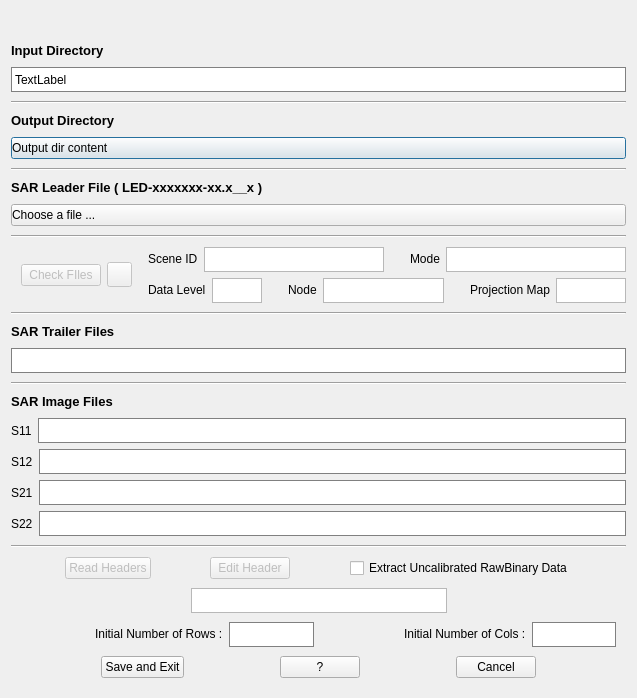
<?xml version="1.0" encoding="UTF-8"?>
<ui version="4.0">
 <class>Dialog</class>
 <widget class="QDialog" name="Dialog">
  <property name="geometry">
   <rect>
    <x>0</x>
    <y>0</y>
    <width>637</width>
    <height>698</height>
   </rect>
  </property>
  <property name="windowTitle">
   <string>Dialog</string>
  </property>
  <layout class="QVBoxLayout" name="verticalLayout">
   <item>
    <layout class="QHBoxLayout" name="horizontalLayout">
     <item>
      <spacer name="horizontalSpacer">
       <property name="orientation">
        <enum>Qt::Horizontal</enum>
       </property>
       <property name="sizeHint" stdset="0">
        <size>
         <width>40</width>
         <height>20</height>
        </size>
       </property>
      </spacer>
     </item>
     <item>
      <widget class="QLabel" name="label">
       <property name="sizePolicy">
        <sizepolicy hsizetype="Preferred" vsizetype="Maximum">
         <horstretch>0</horstretch>
         <verstretch>0</verstretch>
        </sizepolicy>
       </property>
       <property name="text">
        <string/>
       </property>
       <property name="pixmap">
        <pixmap>../Images/ALOS.gif</pixmap>
       </property>
       <property name="scaledContents">
        <bool>false</bool>
       </property>
      </widget>
     </item>
     <item>
      <spacer name="horizontalSpacer_2">
       <property name="orientation">
        <enum>Qt::Horizontal</enum>
       </property>
       <property name="sizeHint" stdset="0">
        <size>
         <width>40</width>
         <height>20</height>
        </size>
       </property>
      </spacer>
     </item>
    </layout>
   </item>
   <item>
    <widget class="QLabel" name="label_2">
     <property name="sizePolicy">
      <sizepolicy hsizetype="Preferred" vsizetype="Maximum">
       <horstretch>0</horstretch>
       <verstretch>0</verstretch>
      </sizepolicy>
     </property>
     <property name="text">
      <string>&lt;html&gt;&lt;head/&gt;&lt;body&gt;&lt;p&gt;&lt;span style=&quot; font-size:10pt; font-weight:600;&quot;&gt;Input Directory&lt;/span&gt;&lt;/p&gt;&lt;/body&gt;&lt;/html&gt;</string>
     </property>
     <property name="textFormat">
      <enum>Qt::RichText</enum>
     </property>
    </widget>
   </item>
   <item>
    <widget class="QLabel" name="label_InputDir">
     <property name="sizePolicy">
      <sizepolicy hsizetype="Expanding" vsizetype="Expanding">
       <horstretch>0</horstretch>
       <verstretch>0</verstretch>
      </sizepolicy>
     </property>
     <property name="minimumSize">
      <size>
       <width>0</width>
       <height>0</height>
      </size>
     </property>
     <property name="maximumSize">
      <size>
       <width>16777215</width>
       <height>25</height>
      </size>
     </property>
     <property name="styleSheet">
      <string notr="true">background: white;border: 1px solid grey</string>
     </property>
     <property name="text">
      <string>TextLabel</string>
     </property>
    </widget>
   </item>
   <item>
    <widget class="Line" name="line">
     <property name="sizePolicy">
      <sizepolicy hsizetype="Minimum" vsizetype="Maximum">
       <horstretch>0</horstretch>
       <verstretch>0</verstretch>
      </sizepolicy>
     </property>
     <property name="orientation">
      <enum>Qt::Horizontal</enum>
     </property>
    </widget>
   </item>
   <item>
    <widget class="QLabel" name="label_3">
     <property name="sizePolicy">
      <sizepolicy hsizetype="Preferred" vsizetype="Maximum">
       <horstretch>0</horstretch>
       <verstretch>0</verstretch>
      </sizepolicy>
     </property>
     <property name="text">
      <string>&lt;html&gt;&lt;head/&gt;&lt;body&gt;&lt;p&gt;&lt;span style=&quot; font-size:10pt; font-weight:600;&quot;&gt;Output Directory&lt;/span&gt;&lt;/p&gt;&lt;/body&gt;&lt;/html&gt;</string>
     </property>
    </widget>
   </item>
   <item>
    <widget class="QPushButton" name="pushButton_OutputDir">
     <property name="styleSheet">
      <string notr="true">Text-align:left</string>
     </property>
     <property name="text">
      <string>Output dir content</string>
     </property>
     <property name="icon">
      <iconset>
       <normaloff>../Images/flaticon/svg/011-folder-1.svg</normaloff>../Images/flaticon/svg/011-folder-1.svg</iconset>
     </property>
    </widget>
   </item>
   <item>
    <widget class="Line" name="line_2">
     <property name="sizePolicy">
      <sizepolicy hsizetype="Minimum" vsizetype="Maximum">
       <horstretch>0</horstretch>
       <verstretch>0</verstretch>
      </sizepolicy>
     </property>
     <property name="orientation">
      <enum>Qt::Horizontal</enum>
     </property>
    </widget>
   </item>
   <item>
    <widget class="QLabel" name="label_4">
     <property name="sizePolicy">
      <sizepolicy hsizetype="Preferred" vsizetype="Maximum">
       <horstretch>0</horstretch>
       <verstretch>0</verstretch>
      </sizepolicy>
     </property>
     <property name="text">
      <string>&lt;html&gt;&lt;head/&gt;&lt;body&gt;&lt;p&gt;&lt;span style=&quot; font-size:10pt; font-weight:600;&quot;&gt;SAR Leader File ( LED-xxxxxxx-xx.x__x )&lt;/span&gt;&lt;/p&gt;&lt;/body&gt;&lt;/html&gt;</string>
     </property>
    </widget>
   </item>
   <item>
    <widget class="QPushButton" name="pushButton_SarLeaderFile">
     <property name="styleSheet">
      <string notr="true">Text-align:left</string>
     </property>
     <property name="text">
      <string>Choose a file ...</string>
     </property>
     <property name="icon">
      <iconset>
       <normaloff>../Images/flaticon/svg/002-folder-2.svg</normaloff>../Images/flaticon/svg/002-folder-2.svg</iconset>
     </property>
    </widget>
   </item>
   <item>
    <widget class="Line" name="line_3">
     <property name="sizePolicy">
      <sizepolicy hsizetype="Minimum" vsizetype="Maximum">
       <horstretch>0</horstretch>
       <verstretch>0</verstretch>
      </sizepolicy>
     </property>
     <property name="orientation">
      <enum>Qt::Horizontal</enum>
     </property>
    </widget>
   </item>
   <item>
    <layout class="QHBoxLayout" name="horizontalLayout_2">
     <property name="sizeConstraint">
      <enum>QLayout::SetDefaultConstraint</enum>
     </property>
     <item>
      <spacer name="horizontalSpacer_7">
       <property name="orientation">
        <enum>Qt::Horizontal</enum>
       </property>
       <property name="sizeType">
        <enum>QSizePolicy::MinimumExpanding</enum>
       </property>
       <property name="sizeHint" stdset="0">
        <size>
         <width>10</width>
         <height>20</height>
        </size>
       </property>
      </spacer>
     </item>
     <item>
      <widget class="QPushButton" name="pushButton_CheckFiles">
       <property name="enabled">
        <bool>false</bool>
       </property>
       <property name="sizePolicy">
        <sizepolicy hsizetype="Minimum" vsizetype="Maximum">
         <horstretch>0</horstretch>
         <verstretch>0</verstretch>
        </sizepolicy>
       </property>
       <property name="maximumSize">
        <size>
         <width>100</width>
         <height>16777215</height>
        </size>
       </property>
       <property name="text">
        <string>Check FIles</string>
       </property>
       <property name="icon">
        <iconset>
         <normaloff>../Images/flaticon/svg/004-play-button-2.svg</normaloff>../Images/flaticon/svg/004-play-button-2.svg</iconset>
       </property>
      </widget>
     </item>
     <item>
      <widget class="QPushButton" name="pushButton_4">
       <property name="enabled">
        <bool>false</bool>
       </property>
       <property name="sizePolicy">
        <sizepolicy hsizetype="Minimum" vsizetype="Maximum">
         <horstretch>0</horstretch>
         <verstretch>0</verstretch>
        </sizepolicy>
       </property>
       <property name="maximumSize">
        <size>
         <width>25</width>
         <height>25</height>
        </size>
       </property>
       <property name="text">
        <string/>
       </property>
       <property name="icon">
        <iconset>
         <normaloff>../Images/google_earth.gif</normaloff>../Images/google_earth.gif</iconset>
       </property>
       <property name="iconSize">
        <size>
         <width>30</width>
         <height>30</height>
        </size>
       </property>
      </widget>
     </item>
     <item>
      <spacer name="horizontalSpacer_6">
       <property name="orientation">
        <enum>Qt::Horizontal</enum>
       </property>
       <property name="sizeType">
        <enum>QSizePolicy::MinimumExpanding</enum>
       </property>
       <property name="sizeHint" stdset="0">
        <size>
         <width>10</width>
         <height>20</height>
        </size>
       </property>
      </spacer>
     </item>
     <item>
      <layout class="QVBoxLayout" name="verticalLayout_2">
       <item>
        <layout class="QHBoxLayout" name="horizontalLayout_3">
         <property name="sizeConstraint">
          <enum>QLayout::SetDefaultConstraint</enum>
         </property>
         <item>
          <widget class="QLabel" name="label_5">
           <property name="sizePolicy">
            <sizepolicy hsizetype="Preferred" vsizetype="Maximum">
             <horstretch>0</horstretch>
             <verstretch>0</verstretch>
            </sizepolicy>
           </property>
           <property name="text">
            <string>Scene ID</string>
           </property>
          </widget>
         </item>
         <item>
          <widget class="QTextEdit" name="textEdit_2">
           <property name="sizePolicy">
            <sizepolicy hsizetype="Expanding" vsizetype="Maximum">
             <horstretch>0</horstretch>
             <verstretch>0</verstretch>
            </sizepolicy>
           </property>
           <property name="maximumSize">
            <size>
             <width>16777215</width>
             <height>25</height>
            </size>
           </property>
          </widget>
         </item>
         <item>
          <spacer name="horizontalSpacer_5">
           <property name="orientation">
            <enum>Qt::Horizontal</enum>
           </property>
           <property name="sizeType">
            <enum>QSizePolicy::MinimumExpanding</enum>
           </property>
           <property name="sizeHint" stdset="0">
            <size>
             <width>20</width>
             <height>20</height>
            </size>
           </property>
          </spacer>
         </item>
         <item>
          <widget class="QLabel" name="label_6">
           <property name="sizePolicy">
            <sizepolicy hsizetype="Preferred" vsizetype="Maximum">
             <horstretch>0</horstretch>
             <verstretch>0</verstretch>
            </sizepolicy>
           </property>
           <property name="text">
            <string>Mode</string>
           </property>
          </widget>
         </item>
         <item>
          <widget class="QTextEdit" name="textEdit_3">
           <property name="sizePolicy">
            <sizepolicy hsizetype="Expanding" vsizetype="Maximum">
             <horstretch>0</horstretch>
             <verstretch>0</verstretch>
            </sizepolicy>
           </property>
           <property name="maximumSize">
            <size>
             <width>16777215</width>
             <height>25</height>
            </size>
           </property>
          </widget>
         </item>
        </layout>
       </item>
       <item>
        <layout class="QHBoxLayout" name="horizontalLayout_4">
         <item>
          <widget class="QLabel" name="label_7">
           <property name="sizePolicy">
            <sizepolicy hsizetype="Preferred" vsizetype="Maximum">
             <horstretch>0</horstretch>
             <verstretch>0</verstretch>
            </sizepolicy>
           </property>
           <property name="text">
            <string>Data Level</string>
           </property>
          </widget>
         </item>
         <item>
          <widget class="QTextEdit" name="textEdit_7">
           <property name="sizePolicy">
            <sizepolicy hsizetype="Expanding" vsizetype="Maximum">
             <horstretch>0</horstretch>
             <verstretch>0</verstretch>
            </sizepolicy>
           </property>
           <property name="maximumSize">
            <size>
             <width>50</width>
             <height>25</height>
            </size>
           </property>
          </widget>
         </item>
         <item>
          <spacer name="horizontalSpacer_4">
           <property name="orientation">
            <enum>Qt::Horizontal</enum>
           </property>
           <property name="sizeType">
            <enum>QSizePolicy::MinimumExpanding</enum>
           </property>
           <property name="sizeHint" stdset="0">
            <size>
             <width>20</width>
             <height>20</height>
            </size>
           </property>
          </spacer>
         </item>
         <item>
          <widget class="QLabel" name="label_8">
           <property name="sizePolicy">
            <sizepolicy hsizetype="Preferred" vsizetype="Maximum">
             <horstretch>0</horstretch>
             <verstretch>0</verstretch>
            </sizepolicy>
           </property>
           <property name="text">
            <string>Node</string>
           </property>
          </widget>
         </item>
         <item>
          <widget class="QTextEdit" name="textEdit_5">
           <property name="sizePolicy">
            <sizepolicy hsizetype="Expanding" vsizetype="Maximum">
             <horstretch>0</horstretch>
             <verstretch>0</verstretch>
            </sizepolicy>
           </property>
           <property name="maximumSize">
            <size>
             <width>16777215</width>
             <height>25</height>
            </size>
           </property>
          </widget>
         </item>
         <item>
          <spacer name="horizontalSpacer_3">
           <property name="orientation">
            <enum>Qt::Horizontal</enum>
           </property>
           <property name="sizeType">
            <enum>QSizePolicy::MinimumExpanding</enum>
           </property>
           <property name="sizeHint" stdset="0">
            <size>
             <width>20</width>
             <height>20</height>
            </size>
           </property>
          </spacer>
         </item>
         <item>
          <widget class="QLabel" name="label_9">
           <property name="sizePolicy">
            <sizepolicy hsizetype="Preferred" vsizetype="Maximum">
             <horstretch>0</horstretch>
             <verstretch>0</verstretch>
            </sizepolicy>
           </property>
           <property name="text">
            <string>Projection Map</string>
           </property>
          </widget>
         </item>
         <item>
          <widget class="QTextEdit" name="textEdit_6">
           <property name="sizePolicy">
            <sizepolicy hsizetype="Expanding" vsizetype="Maximum">
             <horstretch>0</horstretch>
             <verstretch>0</verstretch>
            </sizepolicy>
           </property>
           <property name="maximumSize">
            <size>
             <width>100</width>
             <height>25</height>
            </size>
           </property>
          </widget>
         </item>
        </layout>
       </item>
      </layout>
     </item>
    </layout>
   </item>
   <item>
    <widget class="Line" name="line_6">
     <property name="orientation">
      <enum>Qt::Horizontal</enum>
     </property>
    </widget>
   </item>
   <item>
    <widget class="QLabel" name="label_10">
     <property name="sizePolicy">
      <sizepolicy hsizetype="Preferred" vsizetype="Maximum">
       <horstretch>0</horstretch>
       <verstretch>0</verstretch>
      </sizepolicy>
     </property>
     <property name="text">
      <string>&lt;html&gt;&lt;head/&gt;&lt;body&gt;&lt;p&gt;&lt;span style=&quot; font-size:10pt; font-weight:600;&quot;&gt;SAR Trailer Files&lt;/span&gt;&lt;/p&gt;&lt;/body&gt;&lt;/html&gt;</string>
     </property>
    </widget>
   </item>
   <item>
    <widget class="QLabel" name="label_SarTrailerFile">
     <property name="sizePolicy">
      <sizepolicy hsizetype="Expanding" vsizetype="Expanding">
       <horstretch>0</horstretch>
       <verstretch>0</verstretch>
      </sizepolicy>
     </property>
     <property name="minimumSize">
      <size>
       <width>0</width>
       <height>0</height>
      </size>
     </property>
     <property name="maximumSize">
      <size>
       <width>16777215</width>
       <height>25</height>
      </size>
     </property>
     <property name="styleSheet">
      <string notr="true">background: white;border: 1px solid grey</string>
     </property>
     <property name="text">
      <string/>
     </property>
    </widget>
   </item>
   <item>
    <widget class="Line" name="line_4">
     <property name="orientation">
      <enum>Qt::Horizontal</enum>
     </property>
    </widget>
   </item>
   <item>
    <widget class="QLabel" name="label_11">
     <property name="sizePolicy">
      <sizepolicy hsizetype="Preferred" vsizetype="Maximum">
       <horstretch>0</horstretch>
       <verstretch>0</verstretch>
      </sizepolicy>
     </property>
     <property name="text">
      <string>&lt;html&gt;&lt;head/&gt;&lt;body&gt;&lt;p&gt;&lt;span style=&quot; font-size:10pt; font-weight:600;&quot;&gt;SAR Image Files&lt;/span&gt;&lt;/p&gt;&lt;/body&gt;&lt;/html&gt;</string>
     </property>
    </widget>
   </item>
   <item>
    <layout class="QVBoxLayout" name="verticalLayout_3">
     <item>
      <layout class="QHBoxLayout" name="horizontalLayout_8">
       <item>
        <widget class="QLabel" name="label_14">
         <property name="text">
          <string>S11</string>
         </property>
        </widget>
       </item>
       <item>
        <widget class="QLabel" name="label_HH">
         <property name="enabled">
          <bool>true</bool>
         </property>
         <property name="sizePolicy">
          <sizepolicy hsizetype="Expanding" vsizetype="Expanding">
           <horstretch>0</horstretch>
           <verstretch>0</verstretch>
          </sizepolicy>
         </property>
         <property name="minimumSize">
          <size>
           <width>0</width>
           <height>25</height>
          </size>
         </property>
         <property name="maximumSize">
          <size>
           <width>16777215</width>
           <height>25</height>
          </size>
         </property>
         <property name="styleSheet">
          <string notr="true">background: white;border: 1px solid grey</string>
         </property>
         <property name="text">
          <string/>
         </property>
        </widget>
       </item>
      </layout>
     </item>
     <item>
      <layout class="QHBoxLayout" name="horizontalLayout_7">
       <item>
        <widget class="QLabel" name="label_15">
         <property name="text">
          <string>S12</string>
         </property>
        </widget>
       </item>
       <item>
        <widget class="QLabel" name="label_VH">
         <property name="sizePolicy">
          <sizepolicy hsizetype="Expanding" vsizetype="Expanding">
           <horstretch>0</horstretch>
           <verstretch>0</verstretch>
          </sizepolicy>
         </property>
         <property name="minimumSize">
          <size>
           <width>0</width>
           <height>25</height>
          </size>
         </property>
         <property name="maximumSize">
          <size>
           <width>16777215</width>
           <height>25</height>
          </size>
         </property>
         <property name="styleSheet">
          <string notr="true">background: white;border: 1px solid grey</string>
         </property>
         <property name="text">
          <string/>
         </property>
        </widget>
       </item>
      </layout>
     </item>
     <item>
      <layout class="QHBoxLayout" name="horizontalLayout_5">
       <item>
        <widget class="QLabel" name="label_18">
         <property name="text">
          <string>S21</string>
         </property>
        </widget>
       </item>
       <item>
        <widget class="QLabel" name="label_HV">
         <property name="sizePolicy">
          <sizepolicy hsizetype="Expanding" vsizetype="Expanding">
           <horstretch>0</horstretch>
           <verstretch>0</verstretch>
          </sizepolicy>
         </property>
         <property name="minimumSize">
          <size>
           <width>0</width>
           <height>25</height>
          </size>
         </property>
         <property name="maximumSize">
          <size>
           <width>16777215</width>
           <height>25</height>
          </size>
         </property>
         <property name="styleSheet">
          <string notr="true">background: white;border: 1px solid grey</string>
         </property>
         <property name="text">
          <string/>
         </property>
        </widget>
       </item>
      </layout>
     </item>
     <item>
      <layout class="QHBoxLayout" name="horizontalLayout_6">
       <item>
        <widget class="QLabel" name="label_13">
         <property name="text">
          <string>S22</string>
         </property>
        </widget>
       </item>
       <item>
        <widget class="QLabel" name="label_VV">
         <property name="sizePolicy">
          <sizepolicy hsizetype="Expanding" vsizetype="Expanding">
           <horstretch>0</horstretch>
           <verstretch>0</verstretch>
          </sizepolicy>
         </property>
         <property name="minimumSize">
          <size>
           <width>0</width>
           <height>25</height>
          </size>
         </property>
         <property name="maximumSize">
          <size>
           <width>16777215</width>
           <height>25</height>
          </size>
         </property>
         <property name="styleSheet">
          <string notr="true">background: white;border: 1px solid grey</string>
         </property>
         <property name="text">
          <string/>
         </property>
        </widget>
       </item>
      </layout>
     </item>
    </layout>
   </item>
   <item>
    <widget class="Line" name="line_5">
     <property name="sizePolicy">
      <sizepolicy hsizetype="Minimum" vsizetype="Maximum">
       <horstretch>0</horstretch>
       <verstretch>0</verstretch>
      </sizepolicy>
     </property>
     <property name="orientation">
      <enum>Qt::Horizontal</enum>
     </property>
    </widget>
   </item>
   <item>
    <layout class="QHBoxLayout" name="horizontalLayout_9">
     <item>
      <spacer name="horizontalSpacer_8">
       <property name="orientation">
        <enum>Qt::Horizontal</enum>
       </property>
       <property name="sizeHint" stdset="0">
        <size>
         <width>40</width>
         <height>20</height>
        </size>
       </property>
      </spacer>
     </item>
     <item>
      <widget class="QPushButton" name="pushButton_ReadHeaders">
       <property name="enabled">
        <bool>false</bool>
       </property>
       <property name="text">
        <string>Read Headers</string>
       </property>
       <property name="icon">
        <iconset>
         <normaloff>../Images/flaticon/svg/004-play-button-2.svg</normaloff>../Images/flaticon/svg/004-play-button-2.svg</iconset>
       </property>
      </widget>
     </item>
     <item>
      <spacer name="horizontalSpacer_9">
       <property name="orientation">
        <enum>Qt::Horizontal</enum>
       </property>
       <property name="sizeHint" stdset="0">
        <size>
         <width>40</width>
         <height>20</height>
        </size>
       </property>
      </spacer>
     </item>
     <item>
      <widget class="QPushButton" name="pushButton_6">
       <property name="enabled">
        <bool>false</bool>
       </property>
       <property name="text">
        <string>Edit Header</string>
       </property>
      </widget>
     </item>
     <item>
      <spacer name="horizontalSpacer_10">
       <property name="orientation">
        <enum>Qt::Horizontal</enum>
       </property>
       <property name="sizeHint" stdset="0">
        <size>
         <width>40</width>
         <height>20</height>
        </size>
       </property>
      </spacer>
     </item>
     <item>
      <widget class="QCheckBox" name="checkBox">
       <property name="text">
        <string>Extract Uncalibrated RawBinary Data</string>
       </property>
      </widget>
     </item>
     <item>
      <spacer name="horizontalSpacer_11">
       <property name="orientation">
        <enum>Qt::Horizontal</enum>
       </property>
       <property name="sizeHint" stdset="0">
        <size>
         <width>40</width>
         <height>20</height>
        </size>
       </property>
      </spacer>
     </item>
    </layout>
   </item>
   <item>
    <layout class="QHBoxLayout" name="horizontalLayout_10">
     <item>
      <spacer name="horizontalSpacer_12">
       <property name="orientation">
        <enum>Qt::Horizontal</enum>
       </property>
       <property name="sizeHint" stdset="0">
        <size>
         <width>40</width>
         <height>20</height>
        </size>
       </property>
      </spacer>
     </item>
     <item>
      <widget class="QTextEdit" name="textEdit_12">
       <property name="maximumSize">
        <size>
         <width>16777215</width>
         <height>25</height>
        </size>
       </property>
      </widget>
     </item>
     <item>
      <spacer name="horizontalSpacer_13">
       <property name="orientation">
        <enum>Qt::Horizontal</enum>
       </property>
       <property name="sizeHint" stdset="0">
        <size>
         <width>40</width>
         <height>20</height>
        </size>
       </property>
      </spacer>
     </item>
    </layout>
   </item>
   <item>
    <layout class="QHBoxLayout" name="horizontalLayout_11">
     <item>
      <spacer name="horizontalSpacer_15">
       <property name="orientation">
        <enum>Qt::Horizontal</enum>
       </property>
       <property name="sizeType">
        <enum>QSizePolicy::MinimumExpanding</enum>
       </property>
       <property name="sizeHint" stdset="0">
        <size>
         <width>10</width>
         <height>20</height>
        </size>
       </property>
      </spacer>
     </item>
     <item>
      <widget class="QLabel" name="label_16">
       <property name="sizePolicy">
        <sizepolicy hsizetype="Preferred" vsizetype="Maximum">
         <horstretch>0</horstretch>
         <verstretch>0</verstretch>
        </sizepolicy>
       </property>
       <property name="text">
        <string>Initial Number of Rows :</string>
       </property>
      </widget>
     </item>
     <item>
      <widget class="QLabel" name="label_InitialRows">
       <property name="enabled">
        <bool>true</bool>
       </property>
       <property name="sizePolicy">
        <sizepolicy hsizetype="Expanding" vsizetype="Expanding">
         <horstretch>0</horstretch>
         <verstretch>0</verstretch>
        </sizepolicy>
       </property>
       <property name="minimumSize">
        <size>
         <width>0</width>
         <height>25</height>
        </size>
       </property>
       <property name="maximumSize">
        <size>
         <width>16777215</width>
         <height>25</height>
        </size>
       </property>
       <property name="styleSheet">
        <string notr="true">background: white;border: 1px solid grey</string>
       </property>
       <property name="text">
        <string/>
       </property>
      </widget>
     </item>
     <item>
      <spacer name="horizontalSpacer_14">
       <property name="orientation">
        <enum>Qt::Horizontal</enum>
       </property>
       <property name="sizeType">
        <enum>QSizePolicy::MinimumExpanding</enum>
       </property>
       <property name="sizeHint" stdset="0">
        <size>
         <width>10</width>
         <height>20</height>
        </size>
       </property>
      </spacer>
     </item>
     <item>
      <widget class="QLabel" name="label_17">
       <property name="sizePolicy">
        <sizepolicy hsizetype="Preferred" vsizetype="Maximum">
         <horstretch>0</horstretch>
         <verstretch>0</verstretch>
        </sizepolicy>
       </property>
       <property name="text">
        <string>Initial Number of Cols :</string>
       </property>
      </widget>
     </item>
     <item>
      <widget class="QLabel" name="label_InitialCols">
       <property name="enabled">
        <bool>true</bool>
       </property>
       <property name="sizePolicy">
        <sizepolicy hsizetype="Expanding" vsizetype="Expanding">
         <horstretch>0</horstretch>
         <verstretch>0</verstretch>
        </sizepolicy>
       </property>
       <property name="minimumSize">
        <size>
         <width>0</width>
         <height>25</height>
        </size>
       </property>
       <property name="maximumSize">
        <size>
         <width>16777215</width>
         <height>25</height>
        </size>
       </property>
       <property name="styleSheet">
        <string notr="true">background: white;border: 1px solid grey</string>
       </property>
       <property name="text">
        <string/>
       </property>
      </widget>
     </item>
     <item>
      <spacer name="horizontalSpacer_16">
       <property name="orientation">
        <enum>Qt::Horizontal</enum>
       </property>
       <property name="sizeType">
        <enum>QSizePolicy::Minimum</enum>
       </property>
       <property name="sizeHint" stdset="0">
        <size>
         <width>10</width>
         <height>20</height>
        </size>
       </property>
      </spacer>
     </item>
    </layout>
   </item>
   <item>
    <layout class="QHBoxLayout" name="horizontalLayout_12">
     <item>
      <spacer name="horizontalSpacer_17">
       <property name="orientation">
        <enum>Qt::Horizontal</enum>
       </property>
       <property name="sizeHint" stdset="0">
        <size>
         <width>40</width>
         <height>20</height>
        </size>
       </property>
      </spacer>
     </item>
     <item>
      <widget class="QPushButton" name="pushButton_SaveAndExit">
       <property name="sizePolicy">
        <sizepolicy hsizetype="Minimum" vsizetype="Maximum">
         <horstretch>0</horstretch>
         <verstretch>0</verstretch>
        </sizepolicy>
       </property>
       <property name="text">
        <string>Save and Exit</string>
       </property>
       <property name="icon">
        <iconset>
         <normaloff>../Images/flaticon/svg/002-checked-1.svg</normaloff>../Images/flaticon/svg/002-checked-1.svg</iconset>
       </property>
      </widget>
     </item>
     <item>
      <spacer name="horizontalSpacer_18">
       <property name="orientation">
        <enum>Qt::Horizontal</enum>
       </property>
       <property name="sizeHint" stdset="0">
        <size>
         <width>40</width>
         <height>20</height>
        </size>
       </property>
      </spacer>
     </item>
     <item>
      <widget class="QPushButton" name="pushButton_8">
       <property name="text">
        <string>?</string>
       </property>
      </widget>
     </item>
     <item>
      <spacer name="horizontalSpacer_19">
       <property name="orientation">
        <enum>Qt::Horizontal</enum>
       </property>
       <property name="sizeHint" stdset="0">
        <size>
         <width>40</width>
         <height>20</height>
        </size>
       </property>
      </spacer>
     </item>
     <item>
      <widget class="QPushButton" name="pushButton_Cancel">
       <property name="text">
        <string>Cancel</string>
       </property>
       <property name="icon">
        <iconset>
         <normaloff>../Images/flaticon/svg/002-cancel-3.svg</normaloff>../Images/flaticon/svg/002-cancel-3.svg</iconset>
       </property>
      </widget>
     </item>
     <item>
      <spacer name="horizontalSpacer_20">
       <property name="orientation">
        <enum>Qt::Horizontal</enum>
       </property>
       <property name="sizeHint" stdset="0">
        <size>
         <width>40</width>
         <height>20</height>
        </size>
       </property>
      </spacer>
     </item>
    </layout>
   </item>
  </layout>
 </widget>
 <resources/>
 <connections/>
</ui>
